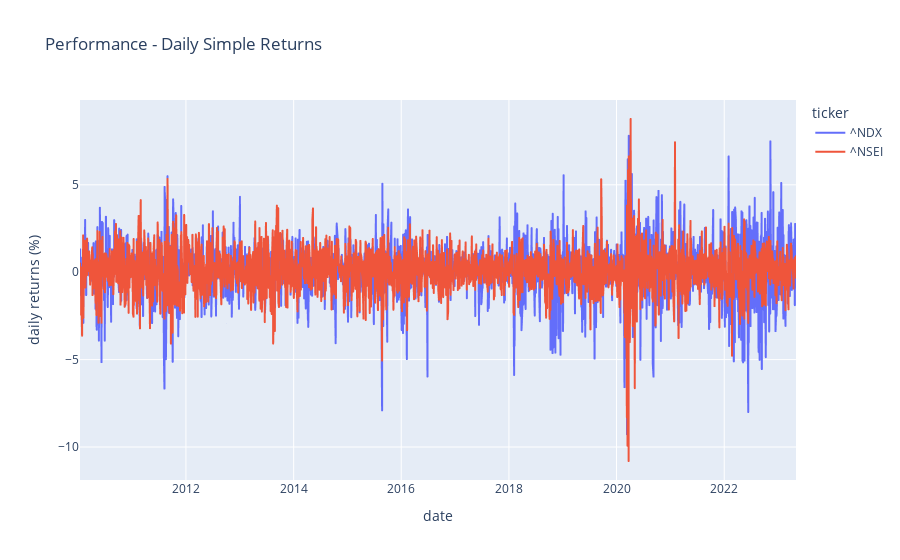

Notebook cell for this chart:
### Code cell
fig = px.line(df2, x='date',
              y='daily_return_pct', color='ticker',
              title='Performance - Daily Simple Returns',
              labels={'daily_return_pct':'daily returns (%)'})
fig.show()

### Figure 1 — Plotly figure (JSON) as saved in the notebook; plotly's stock layout.template omitted (floating-point values rounded to 4 significant figures; data arrays with more than 128 entries replaced by an {"elided": "..."} marker saying what was removed)
{"data": [{"hovertemplate": "ticker=^NDX<br>date=%{x}<br>daily returns (%)=%{y}<extra></extra>", "legendgroup": "^NDX", "line": {"color": "#636efa", "dash": "solid"}, "marker": {"symbol": "circle"}, "mode": "lines", "name": "^NDX", "showlegend": true, "type": "scattergl", "x": {"elided": "2513 str values"}, "xaxis": "x", "y": {"elided": "2513 float values"}, "yaxis": "y"}, {"hovertemplate": "ticker=^NSEI<br>date=%{x}<br>daily returns (%)=%{y}<extra></extra>", "legendgroup": "^NSEI", "line": {"color": "#EF553B", "dash": "solid"}, "marker": {"symbol": "circle"}, "mode": "lines", "name": "^NSEI", "showlegend": true, "type": "scattergl", "x": {"elided": "2513 str values"}, "xaxis": "x", "y": {"elided": "2513 float values"}, "yaxis": "y"}], "layout": {"legend": {"title": {"text": "ticker"}, "tracegroupgap": 0}, "title": {"text": "Performance - Daily Simple Returns"}, "xaxis": {"anchor": "y", "domain": [0, 1], "title": {"text": "date"}}, "yaxis": {"anchor": "x", "domain": [0, 1], "title": {"text": "daily returns (%)"}}}}
